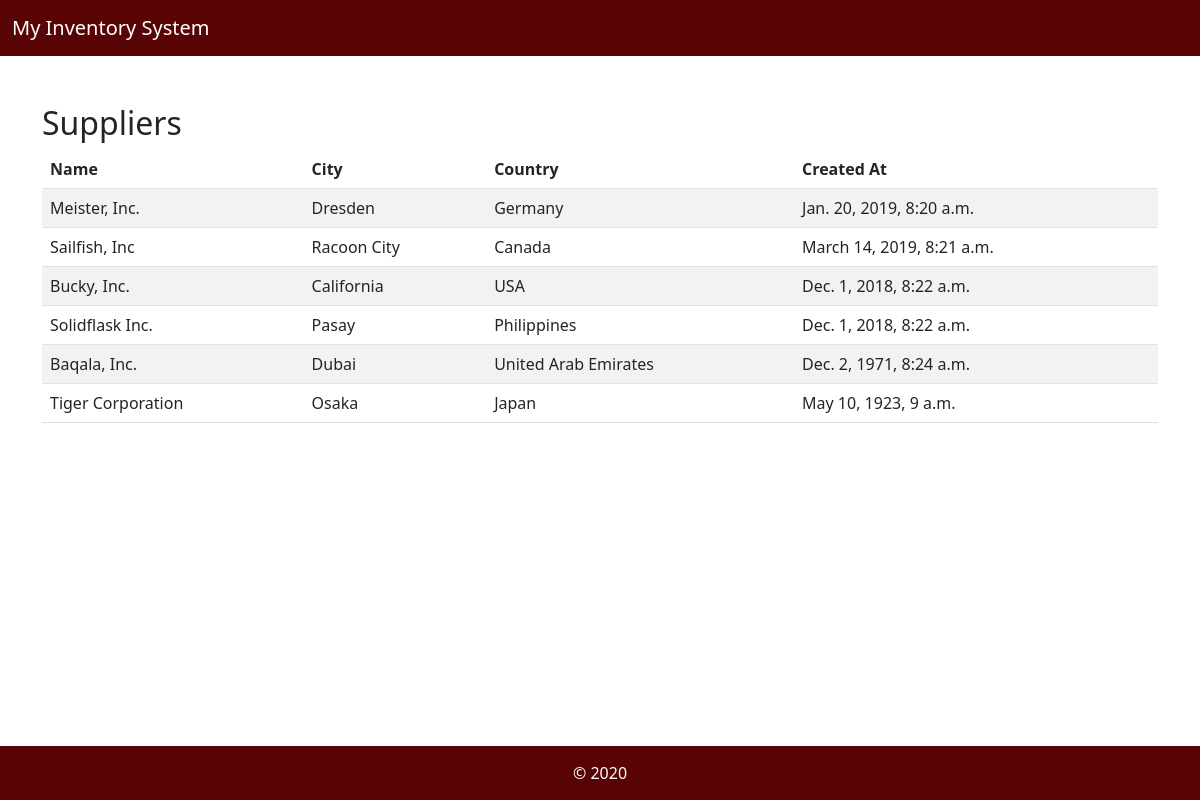
The app's page /view_supplier with its own data.
### MyInventoryApp/models.py (models this page shows, shortened)
class Supplier(models.Model):
    name = models.CharField(max_length=200)
    city = models.CharField(max_length=200)
    country = models.CharField(max_length=200)
    created_at = models.DateTimeField(default=timezone.now)

### MyInventoryApp/views.py (the view)
# urls.py: path('view_supplier', views.view_supplier),
def view_supplier(request):
    supplier = Supplier.objects.all()
    return render(request, 'MyInventoryApp/supplier_list.html',{'suppliers': supplier})

### MyInventoryApp/templates/MyInventoryApp/supplier_list.html
{% extends 'MyInventoryApp/base.html' %}
{% load static %}
{% block content %}
<div class="mt-5">
    <h2>Suppliers</h2>
    <table class="table table-striped">
        <thead>
            <tr>
                <th scope="col">Name</th>
                <th scope="col">City</th>
                <th scope="col">Country</th>
                <th scope="col">Created At</th>
            </tr>
        </thead>
        <tbody>
            {% for supplier in suppliers %}
            <tr>
                <td>{{ supplier.name }}</td>
                <td>{{ supplier.city }}</td>
                <td>{{ supplier.country }}</td>
                <td>{{ supplier.created_at }}</td>
            </tr>
            {% endfor %}
        </tbody>
    </table>
</div>
{% endblock %}

### MyInventoryApp/templates/MyInventoryApp/base.html (shortened to what this page needs)
{% load static %}
<html>
    <head>
        <link rel="stylesheet" href="https://cdn.jsdelivr.net/npm/bootstrap@5.2.3/dist/css/bootstrap.min.css">
    </head>
    <body>
        <nav class="navbar navbar-dark sticky-top" style="background-color: #590404;">
            <div class="container-fluid">
                <span class = "navbar-brand">My Inventory System</span>
            </div>
        </nav>
        <div class="container">
            {% block content %}
            {% endblock %}
        </div>
        <footer class="footer" style="background-color: #590404; color: white; text-align: center; padding: 15px; position: fixed; bottom: 0; width: 100%;">
            <div class="container">&copy; 2020</div>
            </footer>
    </body>
</html>

### records on screen
Supplier: name "Meister, Inc.", city "Dresden", country "Germany", created_at "Jan. 20, 2019, 8:20 a.m."
Supplier: name "Sailfish, Inc", city "Racoon City", country "Canada", created_at "March 14, 2019, 8:21 a.m."
Supplier: name "Bucky, Inc.", city "California", country "USA", created_at "Dec. 1, 2018, 8:22 a.m."
Supplier: name "Solidflask Inc.", city "Pasay", country "Philippines", created_at "Dec. 1, 2018, 8:22 a.m."
Supplier: name "Baqala, Inc.", city "Dubai", country "United Arab Emirates", created_at "Dec. 2, 1971, 8:24 a.m."
Supplier: name "Tiger Corporation", city "Osaka", country "Japan", created_at "May 10, 1923, 9 a.m."
